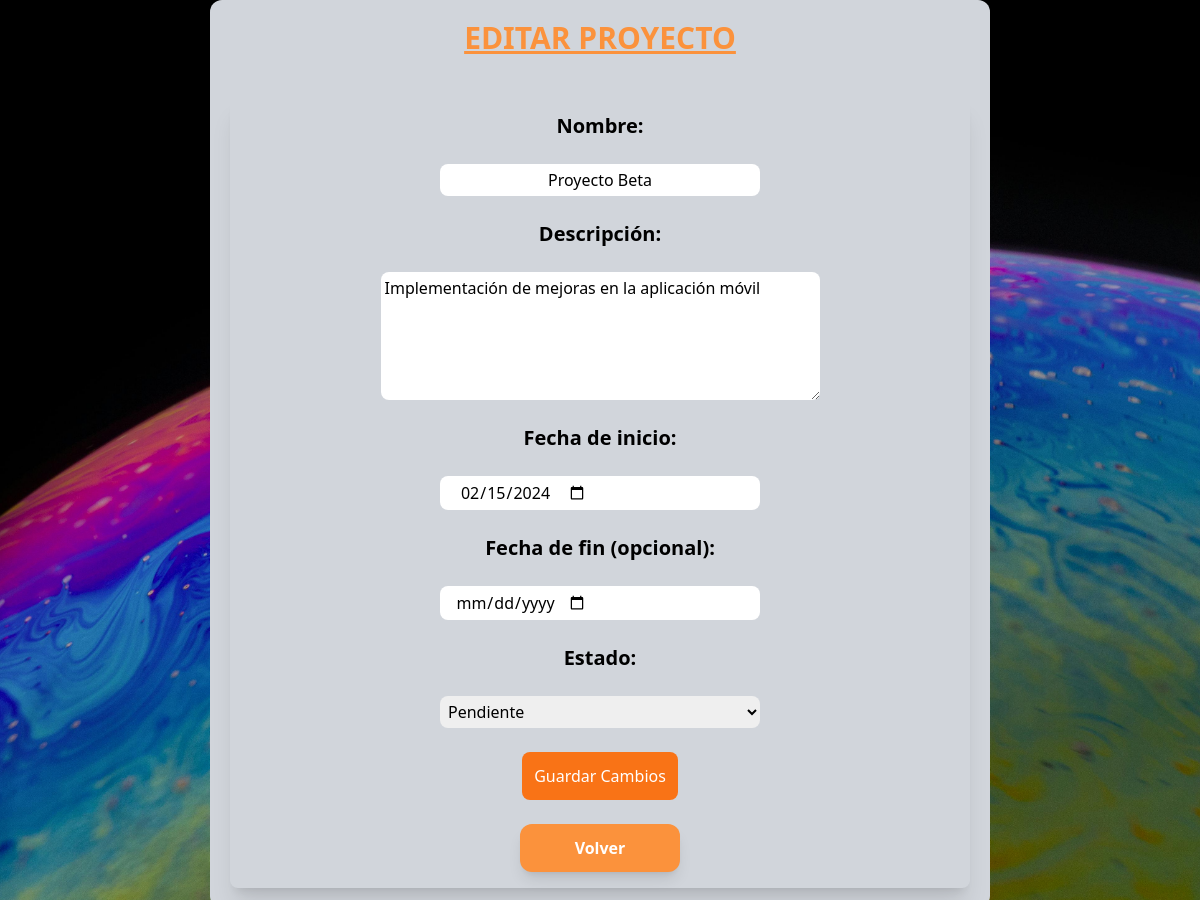
Screenshot of /php/admin/editarProyectos.php?id=2 (signed in) with the database file from the repository.
### tables this page shows
CREATE TABLE proyectos (
    id_proyecto INT AUTO_INCREMENT PRIMARY KEY,
    nombre VARCHAR(100) NOT NULL,
    descripcion TEXT,
    fecha_inicio DATE NOT NULL,
    fecha_fin DATE CHECK (fecha_fin IS NULL OR fecha_fin > fecha_inicio), 
    estado ENUM('pendiente', 'en progreso', 'completado') NOT NULL
);

### php/admin/editarProyectos.php (the view, shortened to what this page needs)
<?php
$con = crearConexion();
if (isset($_GET['id'])) {
    $id_proyecto = $_GET['id'];
    $stmt = $con->prepare("SELECT * FROM proyectos WHERE id_proyecto = ?");
    $stmt->bind_param("i", $id_proyecto);
    $stmt->execute();
    $result = $stmt->get_result();
    $proyectos = $result->fetch_assoc();
} else {
    echo "ID proyecto no proporcionado.";
    exit;
}
?>
<!DOCTYPE html>
<html>
<head>
    <script src="https://cdn.tailwindcss.com"></script>
</head>
<body
    class="w-full min-h-screen flex justify-center items-center bg-cover bg-center bg-fixed z-10 bg-[url('../../img/pixels14.jpg')]">
    <div class="flex flex-col gap-10 p-5 w-full max-w-[65%] rounded-xl bg-gray-300 justify-center items-center">
        <h2 class="font-bold text-orange-400 text-3xl underline">EDITAR PROYECTO</h2>
        <form method="POST" action=""
            class="flex flex-col w-full p-4 gap-6 rounded-lg shadow-xl text-center items-center">
            <strong><label for="nombre" class="text-xl text-black">Nombre:</label></strong>
            <input type="text" name="nombre" class="flex text-center w-[20em] rounded-lg p-1"
                value="<?php echo htmlspecialchars($proyectos['nombre']); ?>" required>
            <strong><label for="descripcion" class="text-xl text-black">Descripción:</label></strong>
            <textarea name="descripcion" class="text-black rounded-lg p-1" rows="5" cols="45"
                required><?php echo htmlspecialchars($proyectos['descripcion']); ?></textarea>
            <strong><label for="fecha_inicio" class="text-xl text-black">Fecha de inicio:</label></strong>
            <input type="date" name="fecha_inicio" class="flex text-center w-[20em] rounded-lg p-1"
                value="<?php echo htmlspecialchars($proyectos['fecha_inicio']); ?>" required>
            <strong><label for="fecha_fin" class="text-xl text-black">Fecha de fin (opcional):</label></strong>
            <input type="date" name="fecha_fin" class="flex text-center w-[20em] rounded-lg p-1"
                value="<?php echo htmlspecialchars($proyectos['fecha_fin']); ?>">
            <strong><label for="estado" class="text-xl text-black">Estado:</label></strong>
            <select name="estado" class="w-[20em] rounded-lg p-1">
                <option value="pendiente" <?php echo ($proyectos['estado'] == 'pendiente') ? 'selected' : ''; ?>>Pendiente</option>
            </select>
            <button type="submit" class="hover:bg-orange-700 rounded-lg bg-orange-500 p-3 text-white" name="guardar_cambios">Guardar Cambios</button>
            <div class="flex justify-center items-center gap-10">
                    <button type="button" onclick="window.location.href='adminProyectos.php'"class="bg-orange-400 hover:bg-orange-700 text-white font-bold rounded-xl w-[10em] p-3 shadow-lg">Volver</button>
            </div>
        </form>

### rows the page displays
proyectos: nombre "Proyecto Beta", descripcion "Implementación de mejoras en la aplicación móvil", fecha_inicio "02/15/2024", estado "Pendiente"
